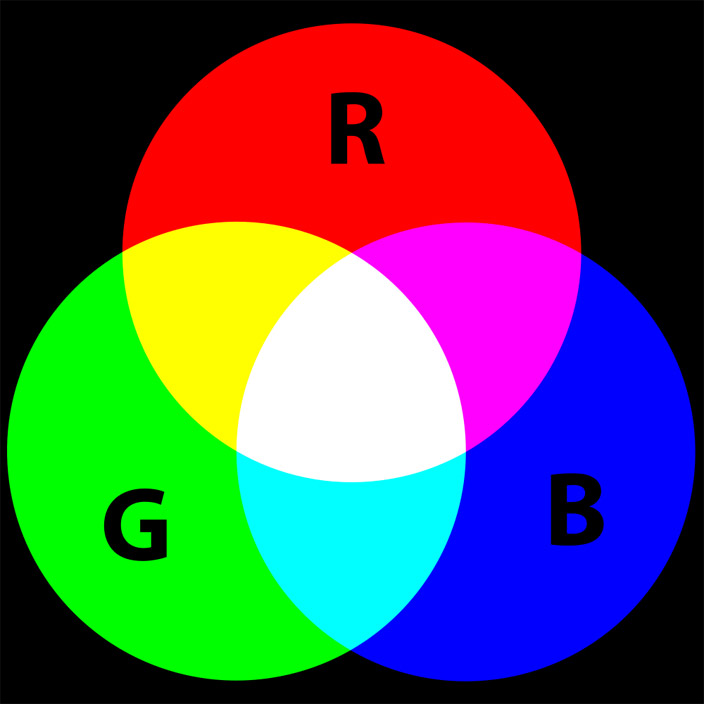
//> input picture Desktop/color_test.jpg, 704 x 704 px
$ ./colortie color_test.jpg   (built with g++ and OpenCV 4)
//> lines starting //> are read from the running program, lines starting //| are printed output that depends on the picture
#include "opencv2/core/core.hpp"
#include "opencv2/imgproc/imgproc.hpp"
#include "opencv2/highgui/highgui.hpp"
#include "opencv2/contrib/contrib.hpp"
#include <math.h>
#include <iostream>
using namespace cv;
using namespace std;

int* meshgrid_x(int width);
int* meshgrid_y(int height);

int main(int argc, char ** argv)
{
    if( argc < 2 ){
        cout << "usage: ColorTie imagepath k deltaZ epsilon outputpath" << endl;
        return 0;
    }
    double k, delta_z, epsilon;
    const char* filename = argv[1];
    if(argc == 6){
        k = strtol(argv[2], NULL, 10);
        delta_z = strtol(argv[3], NULL, 10);
        epsilon = strtol(argv[4], NULL, 10);
    } else {
        k = 10;
        delta_z = 1000;
        epsilon = 100;
    }
    Mat I = imread(filename, CV_LOAD_IMAGE_COLOR);
//> I is the input picture: 704 rows x 704 cols, CV_8UC3; mean B, G, R 83.8, 83.8, 83.9
    if(I.empty())
        return -1;
    vector<Mat> rgb;
    split(I, rgb);
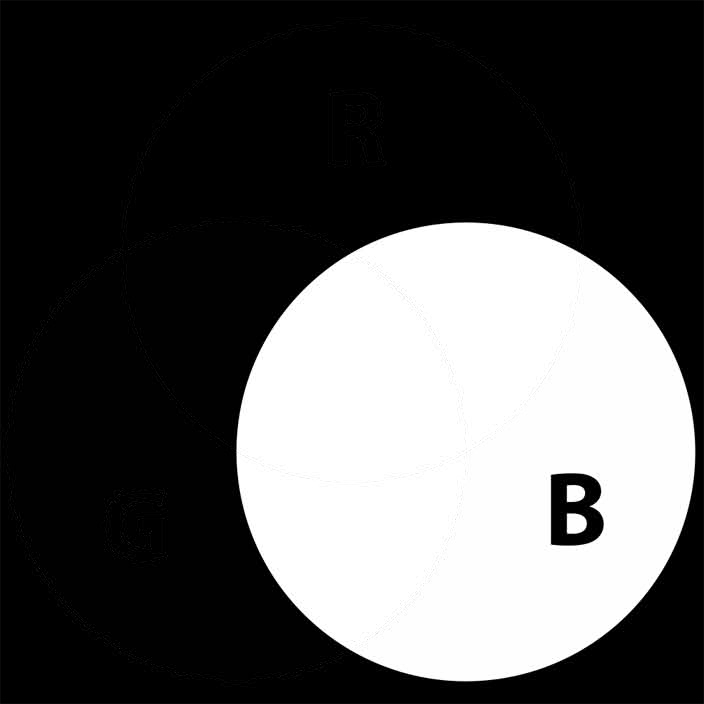
//> rgb[0]: 704 rows x 704 cols, CV_8UC1; min 0, max 255, mean 83.8
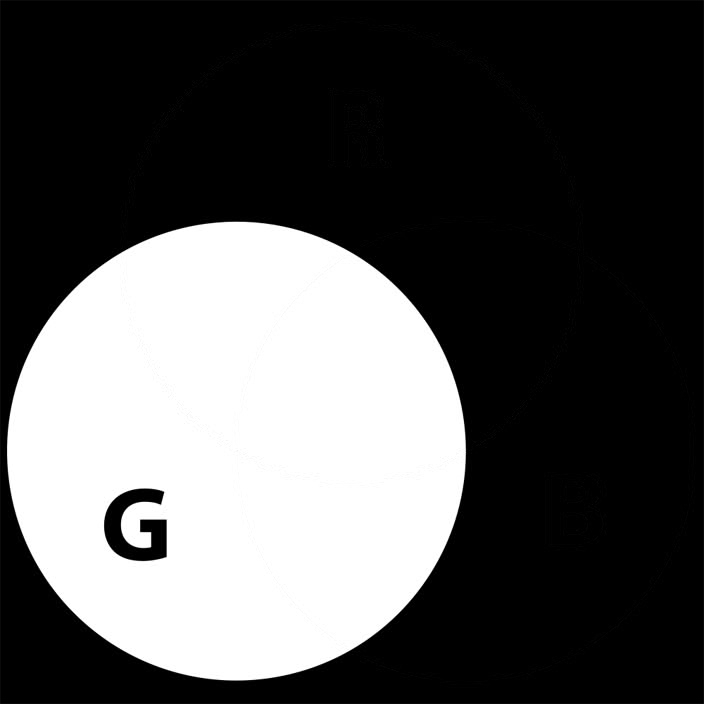
//> rgb[1]: 704 rows x 704 cols, CV_8UC1; min 0, max 255, mean 83.8
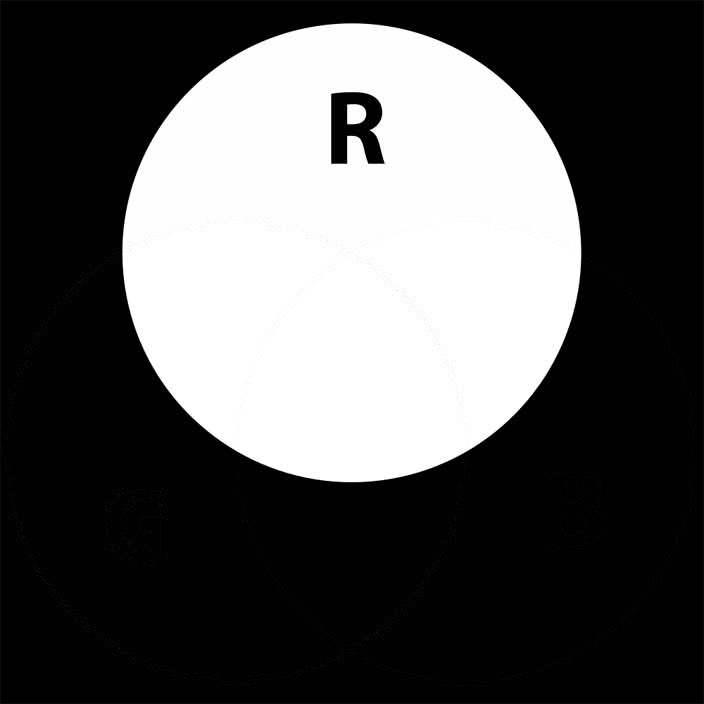
//> rgb[2]: 704 rows x 704 cols, CV_8UC1; min 0, max 255, mean 83.9

    Mat red, green, blue;
    rgb[0].convertTo(blue, CV_64F);
    rgb[1].convertTo(green, CV_64F);
    rgb[2].convertTo(red, CV_64F);

    double offset = 10;

    Mat G = (k/(green + offset)).mul((blue - red)*(1.0/delta_z));
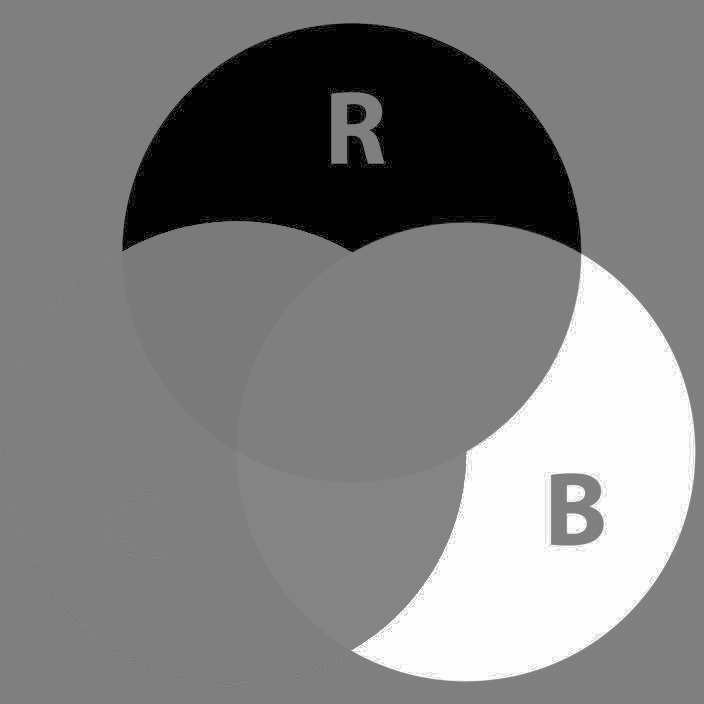
//> G: 704 rows x 704 cols, CV_64FC1; min -0.00254, max 0.00254, mean -1.14e-06; drawn with min black and max white

    Mat padded;                            //expand input image to optimal size
    int m = getOptimalDFTSize( G.rows );
//> m = 720
    int n = getOptimalDFTSize( G.cols ); // on the border add zero values
//> n = 720
    copyMakeBorder(G, padded, 0, m - G.rows, 0, n - G.cols, BORDER_CONSTANT, Scalar::all(0));
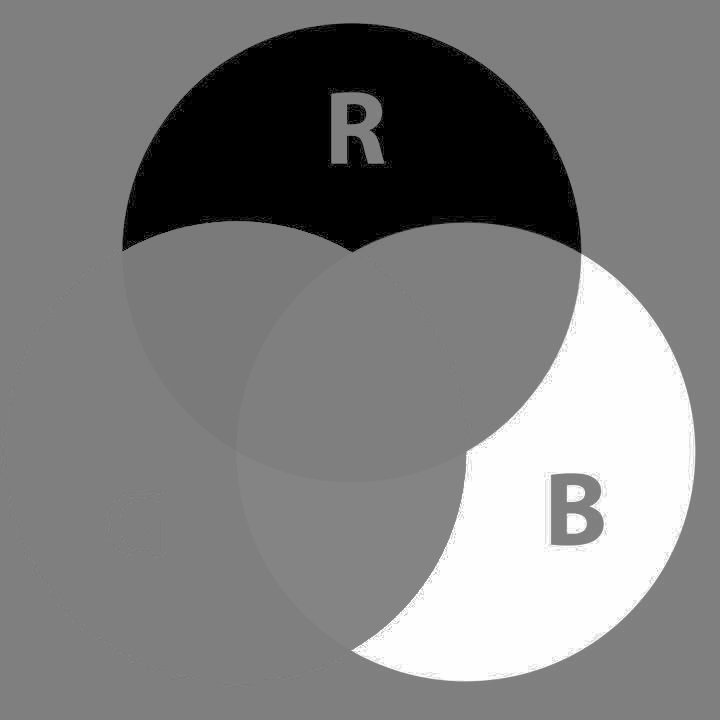
//> padded: 720 rows x 720 cols, CV_64FC1; min -0.00254, max 0.00254, mean -1.09e-06; drawn with min black and max white

    Mat planes[] = {Mat_<double>(padded), Mat::zeros(padded.size(), CV_64F)};
//> planes[1]: 720 rows x 720 cols, CV_64FC1; every value is 0
    Mat complexG;
    merge(planes, 2, complexG);         // Add to the expanded another plane with zeros

    dft(complexG, complexG);            // this way the result may fit in the source matrix

    // compute the magnitude and switch to logarithmic scale
    // => log(1 + sqrt(Re(DFT(I))^2 + Im(DFT(I))^2))
    split(complexG, planes);                   // planes[0] = Re(DFT(I), planes[1] = Im(DFT(I))

    int * mesh_x = meshgrid_x(planes[0].cols);
    int * mesh_y = meshgrid_y(planes[0].rows);
    double pi_squared = pow(M_PI, 2);

    for(int y = 0; y < planes[0].rows; y++){
        for(int x = 0; x < planes[0].cols; x++){
            double denom = -4*pi_squared*(pow(mesh_x[x], 2) + pow(mesh_y[y], 2)) + epsilon;
            planes[0].at<double>(y,x) /= denom;
            planes[1].at<double>(y,x) /= denom;
        }
    }

    merge(planes, 2, complexG);
    Mat result;
    dft(complexG, result, DFT_INVERSE|DFT_REAL_OUTPUT);
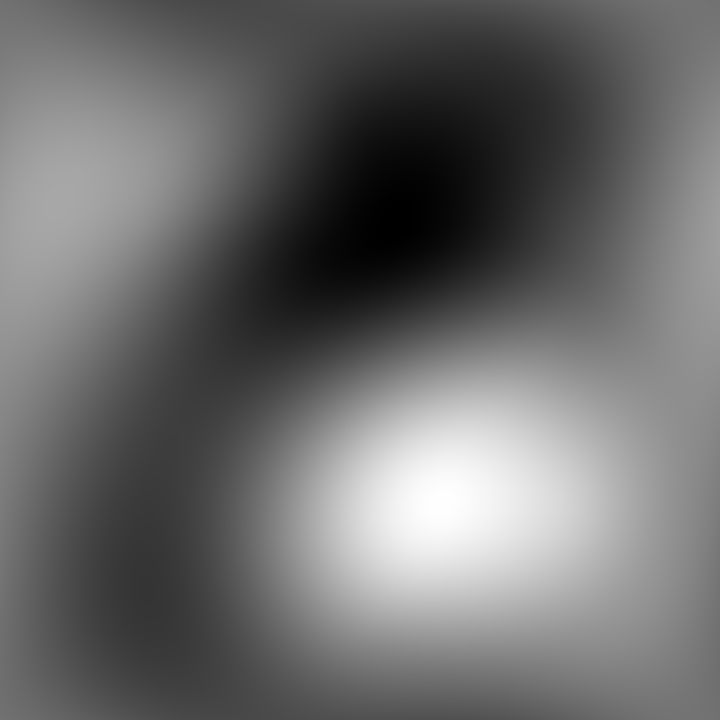
//> result: 720 rows x 720 cols, CV_64FC1; min -27.54, max 37.26, mean 0; drawn with min black and max white

    string result_path = "results/";
    result_path.append(argv[5]);
    normalize(result, result, 0, 1, CV_MINMAX);
    //result.convertTo(result, CV_32F);
    //imshow("original image"       , I);    // Show the result
    //imshow("qualitative phase image", result);
    result.convertTo(result, CV_8U, 255.0);
//> result: 720 rows x 720 cols, CV_8UC1
//> (the run ends here: the program stops with an error, at `imwrite(result_path, result);`)
